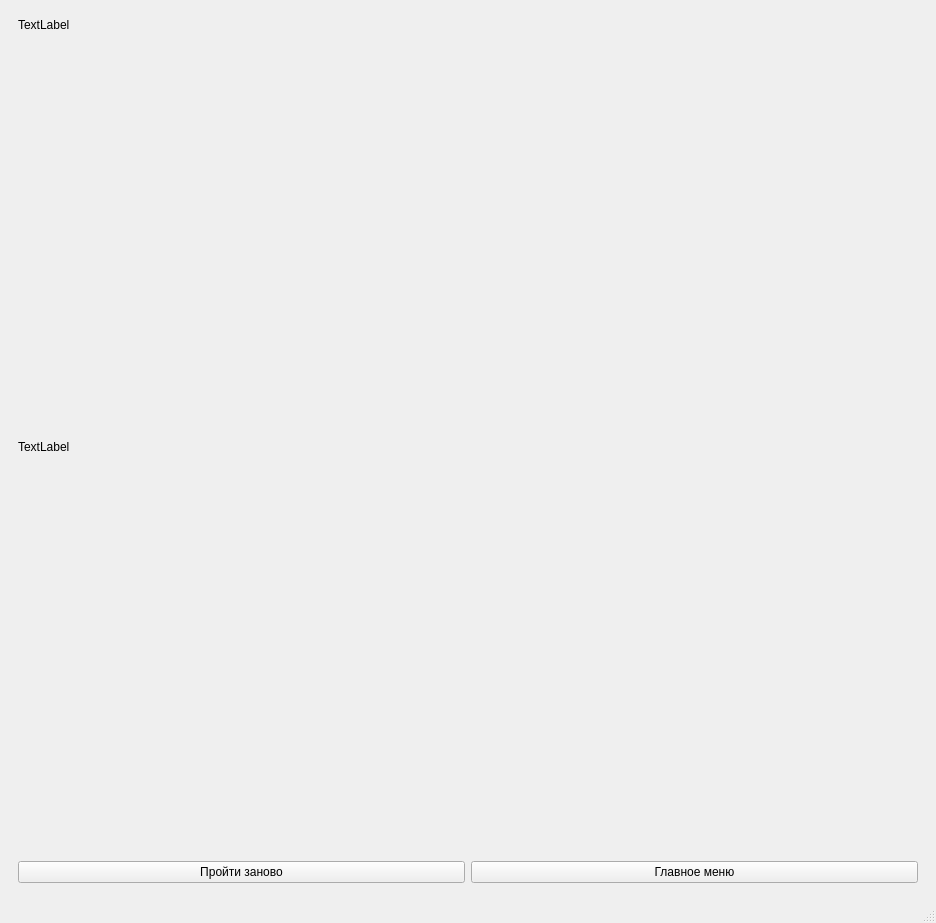
<?xml version="1.0" encoding="UTF-8"?>
<ui version="4.0">
 <class>MainWindow</class>
 <widget class="QMainWindow" name="MainWindow">
  <property name="geometry">
   <rect>
    <x>0</x>
    <y>0</y>
    <width>936</width>
    <height>923</height>
   </rect>
  </property>
  <property name="windowTitle">
   <string>MainWindow</string>
  </property>
  <widget class="QWidget" name="centralwidget">
   <layout class="QHBoxLayout" name="horizontalLayout">
    <item>
     <widget class="QWidget" name="widget" native="true">
      <layout class="QVBoxLayout" name="verticalLayout_2">
       <item>
        <layout class="QVBoxLayout" name="verticalLayout">
         <property name="leftMargin">
          <number>0</number>
         </property>
         <property name="rightMargin">
          <number>0</number>
         </property>
         <property name="bottomMargin">
          <number>0</number>
         </property>
         <item>
          <layout class="QVBoxLayout" name="verticalLayout_4">
           <item>
            <widget class="QLabel" name="result_lbl">
             <property name="sizePolicy">
              <sizepolicy hsizetype="MinimumExpanding" vsizetype="Maximum">
               <horstretch>0</horstretch>
               <verstretch>0</verstretch>
              </sizepolicy>
             </property>
             <property name="text">
              <string>TextLabel</string>
             </property>
            </widget>
           </item>
           <item>
            <widget class="QLabel" name="img_lbl">
             <property name="sizePolicy">
              <sizepolicy hsizetype="Minimum" vsizetype="MinimumExpanding">
               <horstretch>0</horstretch>
               <verstretch>0</verstretch>
              </sizepolicy>
             </property>
             <property name="text">
              <string>TextLabel</string>
             </property>
            </widget>
           </item>
           <item>
            <layout class="QHBoxLayout" name="horizontalLayout_3">
             <item>
              <widget class="QPushButton" name="restart_btn">
               <property name="text">
                <string>Пройти заново</string>
               </property>
              </widget>
             </item>
             <item>
              <widget class="QPushButton" name="exit_btn">
               <property name="text">
                <string>Главное меню</string>
               </property>
              </widget>
             </item>
            </layout>
           </item>
          </layout>
         </item>
        </layout>
       </item>
      </layout>
     </widget>
    </item>
   </layout>
  </widget>
  <widget class="QMenuBar" name="menubar">
   <property name="geometry">
    <rect>
     <x>0</x>
     <y>0</y>
     <width>936</width>
     <height>21</height>
    </rect>
   </property>
  </widget>
  <widget class="QStatusBar" name="statusbar"/>
 </widget>
 <resources/>
 <connections/>
</ui>
